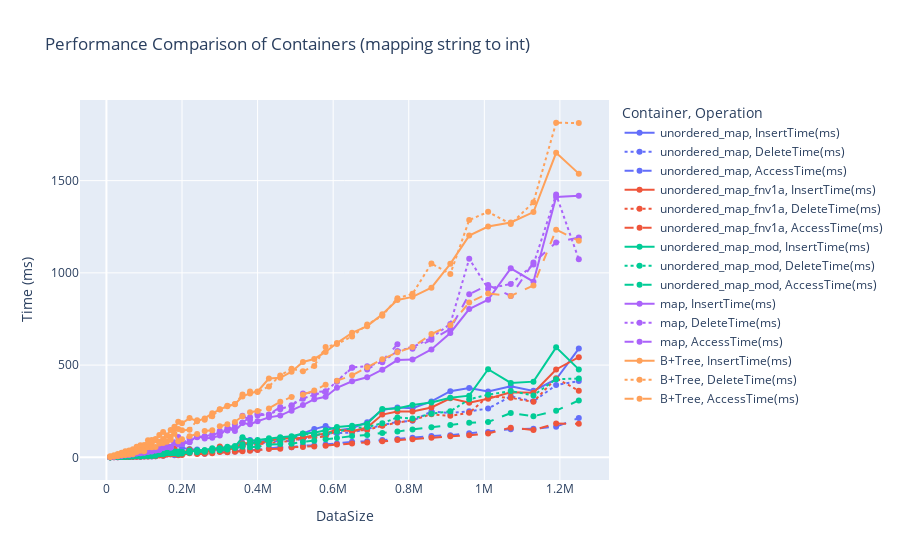

The notebook cell this image was saved under:
### Code cell
import pandas as pd
import plotly.express as px

# Read CSV data into a DataFrame
df = pd.read_csv("../data/results/benchmark1_results.csv")

# Melt the DataFrame to have Operation and Time columns
df_melted = df.melt(
    id_vars=["Container", "DataSize"],
    value_vars=["InsertTime(ms)", "DeleteTime(ms)", "AccessTime(ms)"],
    var_name="Operation",
    value_name="Time (ms)",
)

# Create a line plot
fig = px.line(
    df_melted,
    x="DataSize",
    y="Time (ms)",
    color="Container",
    line_dash="Operation",
    markers=True,
    title="Performance Comparison of Containers (mapping string to int)",
)

fig.show()
